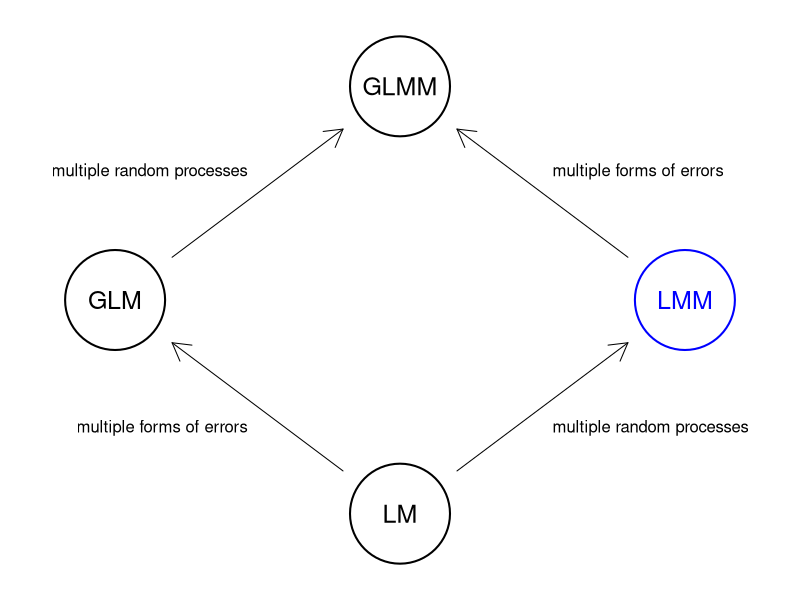
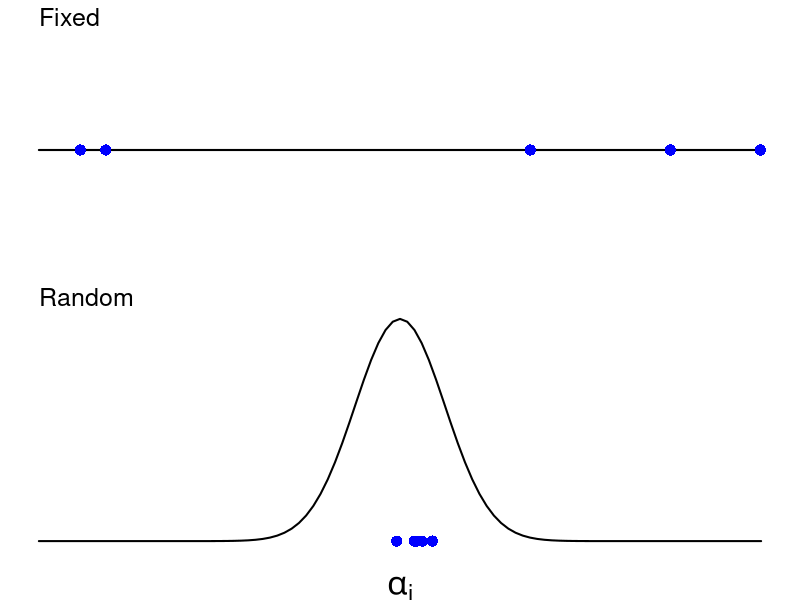

Generate these figures, in order, with R:
## ---- chunk 1
knitr::opts_chunk$set(echo = FALSE)
## ---- chunk 2
par(mai = rep(0, 4), omi = rep(0, 4), bg = NA)

## order: GLM, LM, GLMM, LMM
xx <- c(1, 2, 2, 3) * 10
yy <- c(2, 1, 3, 2) * 10

plot(c(7, 33), c(7, 33), type = "n", xlim = c(7, 33), ylim = c(7, 33),
     xaxt = "n", yaxt = "n", xlab = "", ylab = "",
     bty = "n")
symbols(xx, yy, circle = rep(2, 4), inches = 0.5, add = TRUE,
        lwd = 2, fg = c("black", "black", "black", "blue"), bg = "white")
text(xx, yy, c("GLM", "LM", "GLMM", "LMM"), cex = 1.5,
     col = c("black", "black", "black", "blue"))
## from LM to GLM
arrows(xx[2]-2, yy[2]+2, xx[1]+2, yy[1]-2, length = 0.2)
text(15, 14, "multiple forms of errors", pos = 2)
## from LM to LMM
arrows(xx[2]+2, yy[2]+2, xx[4]-2, yy[4]-2, length = 0.2)
text(25, 14, "multiple random processes", pos = 4)
## from GLM to GLMM
arrows(xx[1]+2, yy[1]+2, xx[3]-2, yy[3]-2, length = 0.2)
text(15, 26, "multiple random processes", pos = 2)
## from LMM to GLMM
arrows(xx[4]-2, yy[4]+2, xx[3]+2, yy[3]-2, length = 0.2)
text(25, 26, "multiple forms of errors", pos = 4)
## ---- chunk 3
set.seed(514)
## set plot area
par(mfrow = c(2, 1),
    mai = c(0.1, 0.1, 0.3, 0.1),
    omi = c(0.4, 0, 0, 0))
## fixed means
plot(c(-8, 8), c(1, 1), type = "l", lwd = 2,
     xaxt = "n", yaxt = "n", bty = "n",
     xlab = expression(alpha[j]), ylab = "Density")
points(runif(5, -8, 8), rep(1, 5), pch = 16, col = "blue", cex = 1.5)
mtext("Fixed", 3, cex = 1.5, at = -8, adj = 0)
## random means
curve(dnorm, -8, 8, lwd = 2,
     xaxt = "n", yaxt = "n", bty = "n",
      xlab = expression(alpha[j]), ylab = "Density")
points(rnorm(5), rep(0, 5), pch = 16, col = "blue", cex = 1.5)
mtext(expression(alpha[j]), 1, line = 2, cex = 2)
mtext("Random", 3, cex = 1.5, at = -8, adj = 0)
